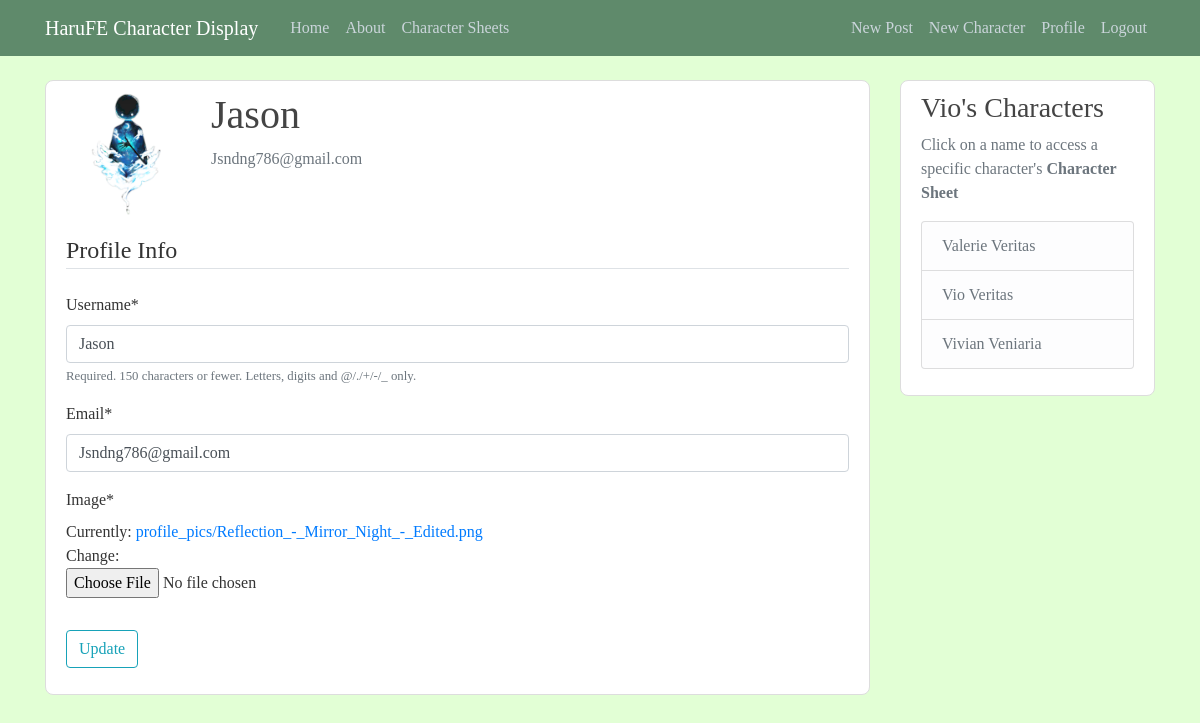
/profile/ (signed in), run on the app's committed database.
### users/models.py (models this page shows, shortened)
class Profile(models.Model):
	user = models.OneToOneField(User, on_delete=models.CASCADE)
	image = models.ImageField(default='default.png', upload_to='profile_pics')

### charsheet/models.py (models this page shows, shortened)
class CharacterSheet(models.Model):
	STATS = [
		('HP', 'HP'),
        ('STR', 'STRENGTH'),
        ('MAG', 'MAGIC'),
        ('SKL', 'SKILL'),
        ('SPD', 'SPEED'),
        ('LCK', 'LUCK'),
        ('DEF', 'DEFENSE'),
        ('RES', 'RESISTANCE'),
        ('CON', 'CONSTITUTION'),
	]
	AFFINITIES = [
		('FI', 'FIRE'),
    	('WA', 'WATER'),
    	('EA', 'EARTH'),
    	('WI', 'WIND'),
    	('TH', 'THUNDER'),
    	('IC', 'ICE'),
    	('LI', 'LIGHT'),
    	('DA', 'DARK'),
    	('VO', 'VOID'),
    ]
	name = models.CharField(max_length = 32)
	level = models.IntegerField()
	origin = models.CharField(max_length = 32)
	affinity = models.CharField(max_length=2, choices=AFFINITIES)
	boon = models.CharField(max_length=3, choices=STATS)
	bane = models.CharField(max_length=3, choices=STATS)
	date_created = models.DateField(default=timezone.now)
	role = models.ForeignKey(Role, on_delete=models.CASCADE)
	user = models.ForeignKey(User, related_name="User", null=True, on_delete=models.CASCADE)

### users/views.py (the view)
# urls.py: path('profile/', user_views.profile, name='profile'),
@login_required
def profile(request):
	if request.method == 'POST':
		u_form = UserUpdateForm(request.POST, instance=request.user)
		p_form = ProfileUpdateForm(request.POST, request.FILES, instance=request.user.profile)
		if (u_form.is_valid() and p_form.is_valid()):
			u_form.save()
			p_form.save()
			messages.success(request, f'Your account has been updated.')
			return redirect('profile')
	else:
		u_form = UserUpdateForm(instance=request.user)
		p_form = ProfileUpdateForm(instance=request.user.profile)
	context = {
		'u_form': u_form,
		'p_form': p_form
	}
	return render(request, 'users/profile.html', context)

### users/forms.py
class UserUpdateForm(forms.ModelForm):
	email = forms.EmailField()
	class Meta:
		model = User
		fields = ['username', 'email']

class ProfileUpdateForm(forms.ModelForm):
	class Meta:
		model = Profile
		fields = ['image']

### blog/context_processors.py (called while the page is built)
def message_processor(request):
	return {
		'character_sheets': CharSheetModel.objects.all().order_by('name')
	}

### users/templates/users/profile.html (shortened to what this page needs)
{% extends "blog/base.html" %}
{% load crispy_forms_tags %}
{% block content %}
	<div class="content-section NULL">
 		<div class="media">
    		<img class="rounded-circle account-img" src="{{ user.profile.image.url }}">
			<div class="media-body">
  				<h2 class="account-heading">{{ user.username }}</h2>
  				<p class="text-secondary">{{ user.email }}</p>
			</div>
  		</div>
  		<form method="POST" enctype="multipart/form-data">
			<fieldset class="form-group">
				<legend class="border-bottom mb-4">Profile Info</legend>
				{{ u_form|crispy }}
				{{ p_form|crispy }}
			</fieldset>
			<div class="form-group">
				<button class="btn btn-outline-info" type="submit">Update</button>
			</div>
		</form>
	</div>
{% endblock content %}

### blog/templates/blog/base.html (shortened to what this page needs)
{% load static %}
<!DOCTYPE html>
<html>
<head>
    <link rel="stylesheet" href="https://maxcdn.bootstrapcdn.com/bootstrap/4.0.0/css/bootstrap.min.css">
    <link rel="stylesheet" type="text/css" href="{% static 'blog/style/main.css' %}">
</head>
<body>
	<header class="site-header">
  		<nav class="navbar navbar-expand-md navbar-dark bg-steel fixed-top">
    		<div class="container">
      			<a class="navbar-brand mr-4" href="{% url 'blog-home' %}">HaruFE Character Display</a>
      			<div class="collapse navbar-collapse" id="navbarToggle">
        			<div class="navbar-nav mr-auto">
          				<a class="nav-item nav-link" href="{% url 'blog-home' %}">Home</a>
          				<a class="nav-item nav-link" href="{% url 'blog-about' %}">About</a>
          				<a class="nav-item nav-link" href="{% url 'character-sheet' %}">Character Sheets</a>
        			</div>
			        <div class="navbar-nav">
			        	{% if user.is_authenticated %}
			        		<a class="nav-item nav-link" href="{% url 'post-create' %}">New Post</a>
			        		<a class="nav-item nav-link" href="{% url 'character-sheet-create' %}">New Character</a>
			        		<a class="nav-item nav-link" href="{% url 'profile' %}">Profile</a>
			        		<a class="nav-item nav-link" href="{% url 'logout' %}">Logout</a>
			        	{% else %}
			        		<a class="nav-item nav-link" href="{% url 'login' %}">Login</a>
			          		<a class="nav-item nav-link" href="{% url 'register' %}">Register</a>
			        	{% endif %}
        			</div>
      			</div>
    		</div>
  		</nav>
	</header>
	<main role="main" class="container">
		<div class="row">
			<div class="col-md-9">
				{% block content %}{% endblock %}
			</div>
			<div class="col-md-3">
				<div class="content-section NULL">
					<h3>Vio's Characters</h3>
					<p class='text-muted'>Click on a name to access a specific character's <strong>Character Sheet</strong>
						<ul class="list-group">
							{% for character in character_sheets %}
								<li class="list-group-item list-group-item-light"><a class="sidebar_link" href="{% url 'character-sheet-detail' character.id %}">{{ character.name }}</a></li>
							{% endfor %}
						</ul>
					</p>
				</div>
			</div>
		</div>
	</main>
</body>
</html>

### blog/static/blog/style/main.css (style rules this page uses)
body { background: #E2FFD5; color: #333333; margin-top: 5rem; font-family: "Garamond", Georgia, serif; }
h1, h2, h3, h4, h5, h6 { color: #444444; }
ul { margin: 0; }
.bg-steel { background-color: #5F8A6B; }
.site-header .navbar-nav .nav-link { color: #cbd5db; }
.content-section { padding: 10px 20px; border: 1px solid #dddddd; border-radius: 8px; margin-bottom: 20px; }
.account-img { height: 125px; width: 125px; margin-right: 20px; margin-bottom: 16px; }
.account-heading { font-size: 2.5rem; }
.sidebar_link { color: #6C757D; }
.NULL { background: #FFFFFF; }

### data on the page
CharacterSheet: name "Valerie Veritas"
CharacterSheet: name "Vio Veritas"
CharacterSheet: name "Vivian Veniaria"

### other printed values
{{ user.username }} "Jason"
{{ user.email }} "Jsndng786@gmail.com"
